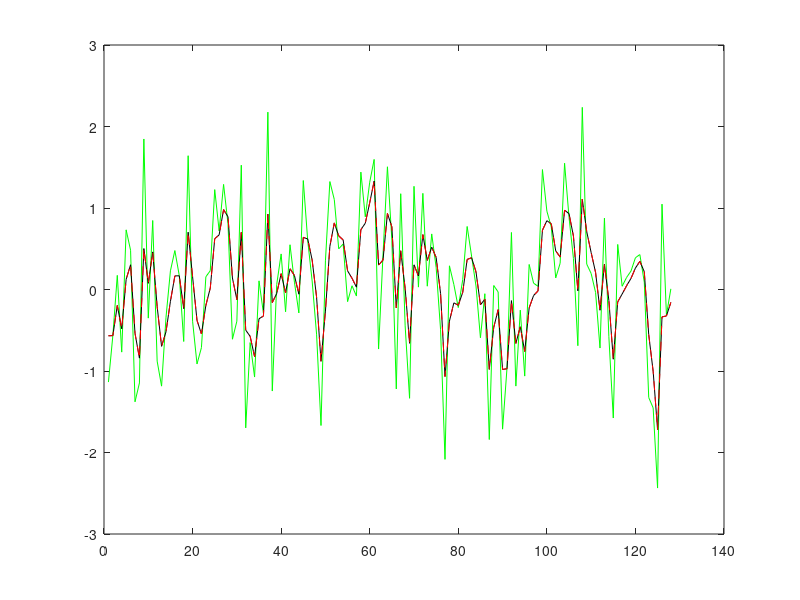

Reproduce this figure in MATLAB.

a = [1, -0.5];
b = [0.5];


% freqz(b, a)
blocklen = 128;

signal = randn(blocklen, 1);

mem = 0;
out = zeros(size(signal));

for iSample = 1:blocklen
    
    out(iSample) = b(1)*signal(iSample) - a(2)*mem;
    mem = out(iSample);
    
    
end


out_filt = filter(b, a, signal);

hFig1 = figure();
plot(signal, 'g');
hold on;
plot(out, 'k');
plot(out_filt, 'r--');
